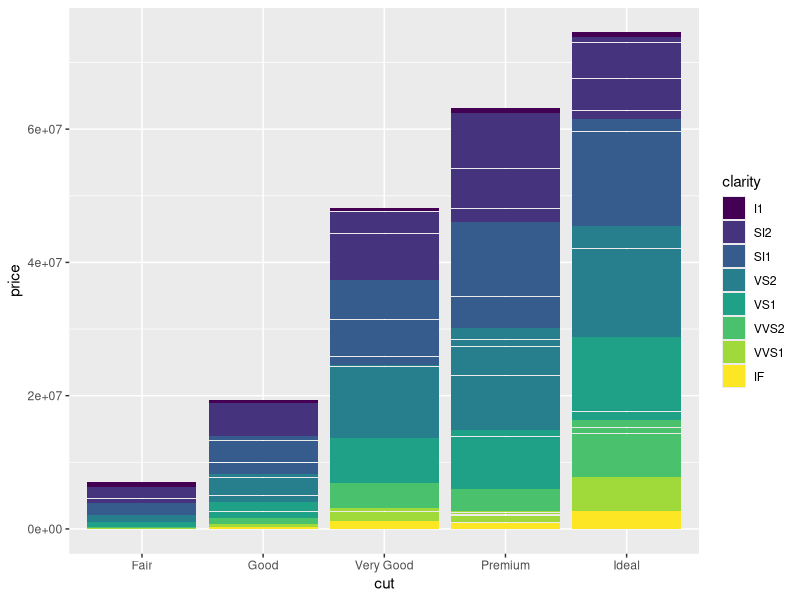
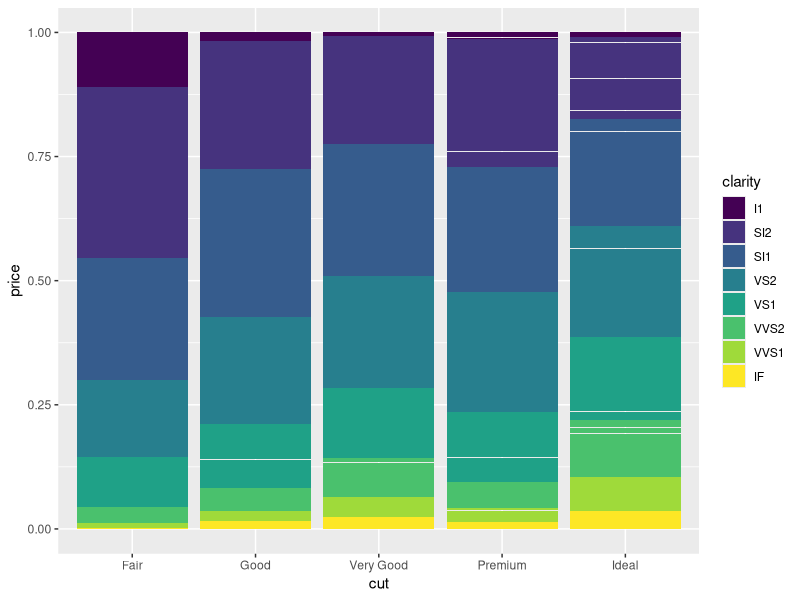
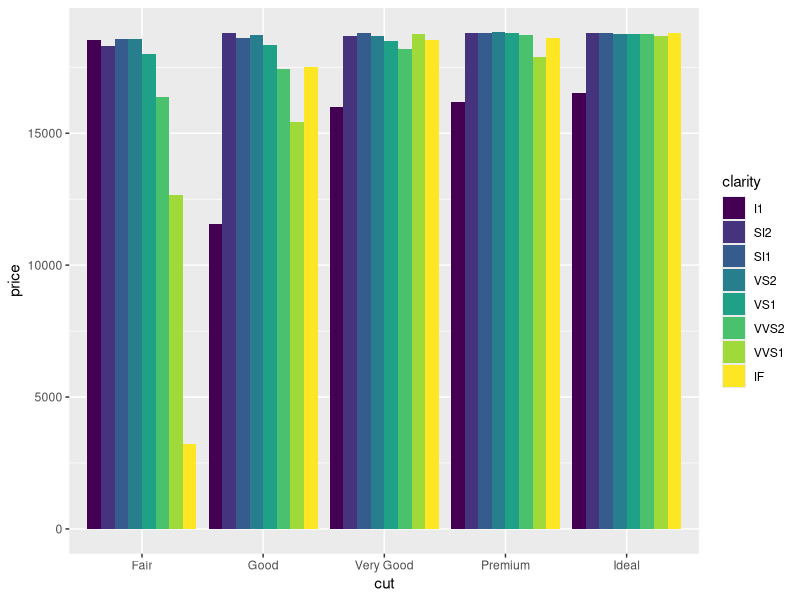
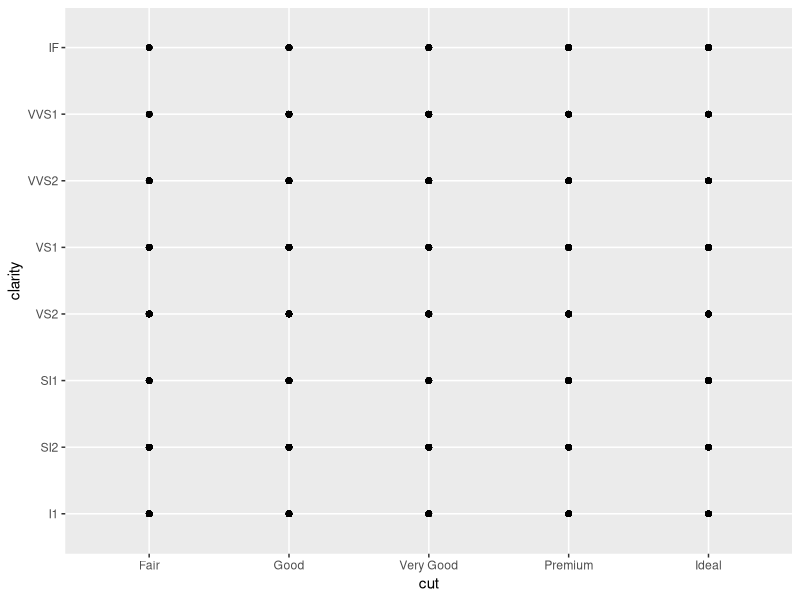
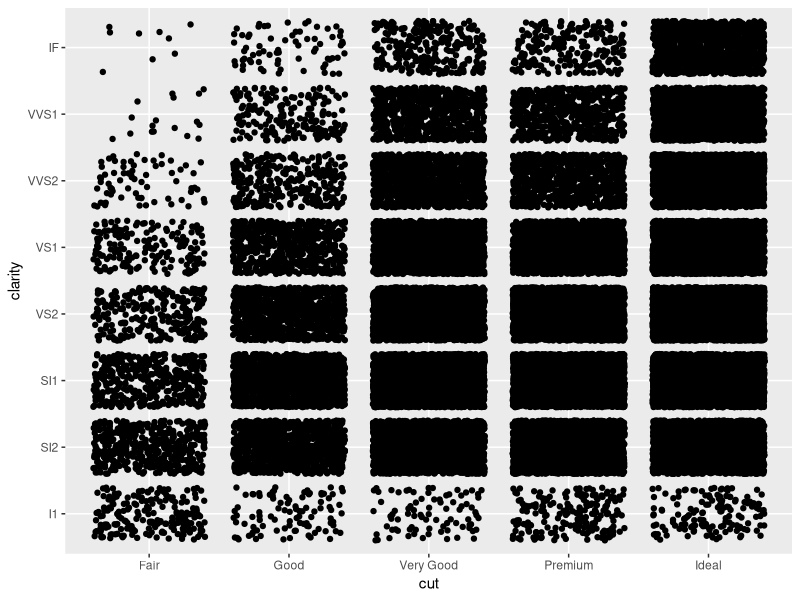

Source code (R) for these figures, in order: (Note: this script raises an error after producing the figures.)
# Exercise 2: advanced ggplot2 practice

# Install and load the `ggplot2` package
#install.packages('ggplot2')
library("ggplot2")

# For this exercise you will again be working with the `diamonds` data set.
# Use `?diamonds` to review details about this data set
?diamonds

## Position Adjustments

# Draw a column (bar) chart of diamonds cuts by price, with each bar filled by 
# clarity. You should see a _stacked_ bar chart.
ggplot(data = diamonds) + 
  geom_col(mapping = aes(x = cut, y = price, fill = clarity))

# Draw the same chart again, but with each element positioned to "fill" the y axis
ggplot(data = diamonds) +
  geom_col(mapping = aes(x = cut, y = price, fill = clarity), position = "fill")

# Draw the same chart again, but with each element positioned to "dodge" each other
ggplot(data = diamonds) +
  geom_col(mapping = aes(x = cut, y = price, fill = clarity), position = "dodge")

# Draw a plot with point geometry with the x-position mapped to `cut` and the 
# y-position mapped to `clarity`
# This creates a "grid" grouping the points
ggplot(data = diamonds) + 
  geom_point(mapping = aes(x = cut, y = clarity))

# Use the "jitter" position adjustment to keep the points from all overlapping!
# (This works a little better with a sample of diamond data, such as from the 
# previous exercise).
ggplot(data = diamonds) +
  geom_point(mapping = aes(x = cut, y = clarity), position = "jitter")

ggplot(data = diamonds_sample) +
  geom_point(mapping = aes(x = cut, y = clarity), position = "jitter")

## Scales

# Draw a "boxplot" (with `geom_boxplot`) for the diamond's price (y) by color (x)
ggplot(data = diamonds) +
  geom_boxplot(mapping = aes(x = color, y = price))

# This has a lot of outliers, making it harder to read. To fix this, draw the 
# same plot but with a _logarithmic_ scale for the y axis.
ggplot(data = diamonds) +
  geom_boxplot(mapping = aes(x = color, y = price)) +
  scale_y_log10()

# For another version, draw the same plot but with `violin` geometry instead of 
# `boxplot` geometry!
# How does the logarithmic scale change the data presentation?
ggplot(data = diamonds) +
  geom_violin(mapping = aes(x = color, y = price)) +
  scale_y_log10()


# Another interesting plot: draw a plot of the diamonds price (y) by carat (x), 
# using a heatmap of 2d bins (geom_bin2d)
# What happens when you make the x and y channels scale logarithmically?
ggplot(data = diamonds) +
  geom_bin2d(mapping = aes(x = carat, y = price)) +
  scale_x_log10() +
  scale_y_log10()

# Draw a scatter plot for the diamonds price (y) by carat (x). Color each point
# by the clarity (Remember, this will take a while. Use a sample of the diamonds 
# for faster results)
ggplot(data = diamonds) +
  geom_point(mapping = aes(x = carat, y = price, color = clarity))

# Change the color of the previous plot using a ColorBrewer scale of your choice. 
# What looks nice?
ggplot(data = diamonds) +
  geom_point(mapping = aes(x = carat, y = price, color = clarity)) +
  scale_color_brewer(palette = "Spectral")


## Coordinate Systems

# Draw a bar chart with x-position and fill color BOTH mapped to cut
# For best results, SET the `width` of the geometry to be 1 (fill plot, no space
# between)
# TIP: You can save the plot to a variable for easier modifications
bar <- ggplot(data = diamonds) +
  geom_bar(mapping = aes(x = cut, fill = cut), width = 1)
bar

# Draw the same chart, but with the coordinate system flipped
bar + coord_flip()

# Draw the same chart, but in a polar coordinate system. It's a Coxcomb chart!
bar + coord_polar()


## Facets

# Take the scatter plot of price by carat data (colored by clarity) and add 
# _facets_ based on the diamond's `color`
ggplot(data = diamonds) +
  geom_point(mapping = aes(x = carat, y = price, color = clarity)) +
  facet_wrap(~ color)


## Saving Plots

# Use the `ggsave()` function to save the current (recent) plot to disk.
# Name the output file "my-plot.png".
# Make sure you've set the working directory!!
ggsave("my-plot.png")
